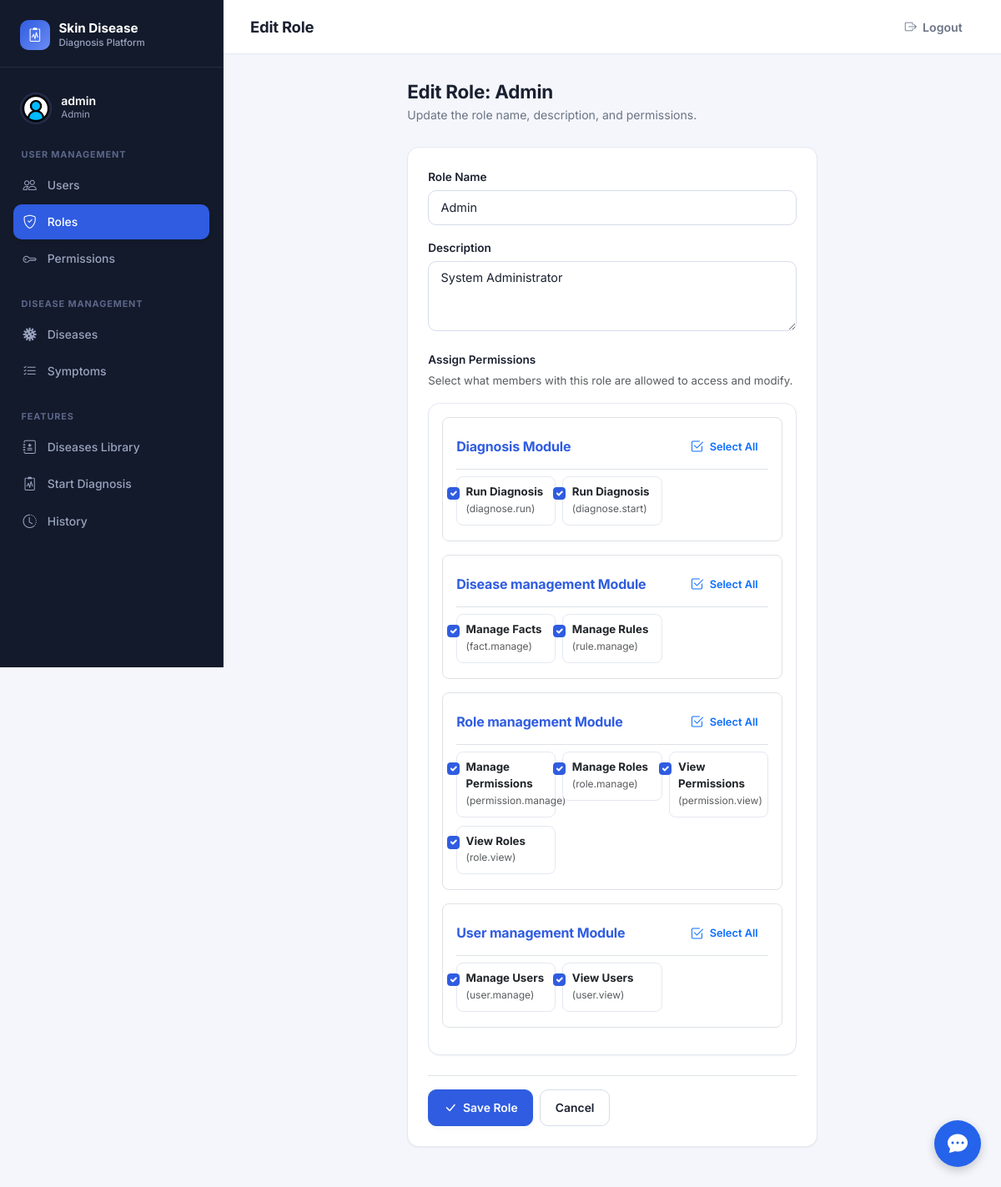
Page /roles/1/edit (signed in) on the committed database.
### app/models/user.py (models this page shows, shortened)
class User(UserMixin, db.Model):
    __tablename__ = "users"
    id = db.Column(db.Integer, primary_key=True)
    username = db.Column(db.String(80), unique=True, nullable=False)
    email = db.Column(db.String(120), unique=True, nullable=False)
    full_name = db.Column(db.String(120), nullable=False)
    phone_number = db.Column(db.String(15), unique=True, nullable=False)
    is_active = db.Column(db.Boolean, default=True, nullable=False)
    password_hash = db.Column(db.String(255), nullable=False)
    picture = db.Column(db.String(255))
    created_at = db.Column(db.DateTime, default=datetime.utcnow, nullable=False)
    updated_at = db.Column(db.DateTime, default=datetime.utcnow, onupdate=datetime.utcnow, nullable=False)
    roles = db.relationship("Role", secondary=user_roles, back_populates="users")
    diagnoses = db.relationship("Diagnose", secondary=user_diagnoses, back_populates="users")
    def has_role(self, role_name: str) -> bool:
        return any(role.name == role_name for role in self.roles)
    @property
    def is_admin(self) -> bool:
        return self.has_role("Admin")

### app/models/role.py (models this page shows, shortened)
class Role(db.Model):
    __tablename__ = "roles"
    id = db.Column(db.Integer, primary_key=True)
    name = db.Column(db.String(80), unique=True, nullable=False)
    description = db.Column(db.String(255))
    created_at = db.Column(db.DateTime, default=datetime.utcnow, nullable=False)
    updated_at = db.Column(db.DateTime, default=datetime.utcnow, onupdate=datetime.utcnow, nullable=False)
    users = db.relationship("User", secondary=user_roles, back_populates="roles")
    permissions = db.relationship("Permission", secondary=role_permissions, back_populates="roles")

### app/models/permission.py (models this page shows, shortened)
class Permission(db.Model):
    __tablename__ = "permissions"
    id = db.Column(db.Integer, primary_key=True)
    code = db.Column(db.String(64), unique=True, nullable=False, index=True)
    name = db.Column(db.String(120), nullable=False)
    description = db.Column(db.String(255))
    module = db.Column(db.String(80), nullable=False, default="General")
    created_at = db.Column(db.DateTime, default=datetime.utcnow, nullable=False)
    updated_at = db.Column(db.DateTime, default=datetime.utcnow, onupdate=datetime.utcnow, nullable=False)
    roles = db.relationship("Role", secondary=role_permissions, back_populates="permissions")

### app/routes/role_routes.py (the view, shortened to what this page needs)
@role_bp.route("/<int:role_id>/edit", methods=["GET", "POST"])
@login_required
@has_permission("role.manage")
def edit(role_id: int):
    role = Role.query.get_or_404(role_id)
    form = RoleEditForm(original_role=role, obj=role)
    all_permissions = Permission.query.order_by(Permission.module, Permission.name).all()
    grouped_permissions = defaultdict(list)
    for perm in all_permissions:
        module_name = perm.module if perm.module else "General"
        grouped_permissions[module_name].append(perm)
    return render_template(
        "roles/edit.html",
        form=form,
        role=role,
        grouped_permissions=grouped_permissions
    )

### app/forms/role_forms.py (shortened to what this page needs)
class RoleEditForm(FlaskForm):
    name = StringField(
        "Name",
        validators=[DataRequired(), Length(min=2, max=80)],
    )
    description = TextAreaField("Description")
    permission_ids = MulticheckboxField("Permissions",
        coerce=int,
    )
    submit = SubmitField("Update")
    def __init__(self, original_role: Role, *args, **kwargs):
        super().__init__(*args, **kwargs)
        self.original_role = original_role
        self.permission_ids.choices = _permission_choices()
        self.permissions_by_module = _permission_grouped_by_module()
        if not self.is_submitted():
            self.permission_ids.data = [p.id for p in original_role.permissions]

### app/forms/role_forms.py (called while the page is built)
def _permission_choices():
    return [
        (perm.id, f"{perm.code} - {perm.name}")
        for perm in db.session.scalars(
            db.select(Permission).order_by(Permission.code)
        )
    ]

def _permission_grouped_by_module():
    perms = list(
        db.session.scalars(
            db.select(Permission).order_by(
                Permission.module, Permission.code
            )
        )
    )
    grouped = defaultdict(list)
    for perm in perms:
        module = perm.module or "General"
        grouped[module].append(perm)
    return dict(grouped)

### app/templates/roles/edit.html (shortened to what this page needs)
{% extends "layouts/base.html" %}
{% block page_title %}Edit Role{% endblock %}
{% block content %}
<div class="row">
    <div class="col-lg-8 col-xl-7 mx-auto">
        <div class="page-header">
            <div>
                <h1>Edit Role: {{ role.name }}</h1>
                <p class="page-subtitle">Update the role name, description, and permissions.</p>
            </div>
        </div>
        <div class="card">
            <div class="card-body p-4">
                <form method="POST">
                    {% include "roles/_form.html" %}
                </form>
            </div>
        </div>
    </div>
</div>
{% endblock %}

### app/templates/layouts/base.html (shortened to what this page needs)
<!DOCTYPE html>
<html lang="en">
<head>
    <link href="https://cdn.jsdelivr.net/npm/bootstrap@5.3.0/dist/css/bootstrap.min.css" rel="stylesheet" />
    <link href="https://cdn.jsdelivr.net/npm/bootstrap-icons@1.11.3/font/bootstrap-icons.min.css" rel="stylesheet" />
    <link rel="stylesheet" href="{{ url_for('static', filename='css/style.css') }}" />
</head>
<body>
    <div class="d-flex app-shell">
        <aside class="sidebar d-none d-md-flex flex-column">
            <div class="sidebar-brand">
                <div class="sidebar-brand-icon"><i class="bi bi-clipboard2-pulse"></i></div>
                <div class="sidebar-brand-text">
                    Skin Disease
                    <small>Diagnosis Platform</small>
                </div>
            </div>
            {% if current_user.is_authenticated %}
                <div class="sidebar-user">
                    <div class="sidebar-user-avatar">
                        <img src="{% if current_user.picture %}{{ url_for('static', filename='uploads/' ~ current_user.picture) }}{% else %}{{ url_for('static', filename='images/8358770.png') }}{% endif %}" alt="Profile picture">
                    </div>
                    <div>
                        <div class="sidebar-user-name">{{ current_user.username }}</div>
                        {% if current_user.roles %}
                            <div class="sidebar-user-role">{{ current_user.roles[0].name }}</div>
                        {% elif current_user.role %}
                            <div class="sidebar-user-role">{{ current_user.role.name if current_user.role.name is defined else current_user.role }}</div>
                        {% endif %}
                    </div>
                </div>
                {% if current_user.roles %}
                    {% set role_list = current_user.roles | map(attribute='name') | map('lower') | list %}
                {% elif current_user.role %}
                    {% set role_list = [current_user.role.name | lower] if current_user.role.name is defined else [current_user.role | lower] %}
                {% else %}
                    {% set role_list = [] %}
                {% endif %}
                {% set is_admin_user = (current_user.is_admin is defined and current_user.is_admin) or ('admin' in role_list) %}
                {% set is_dermatologist_user = 'dermatologist' in role_list %}
                {% if is_admin_user %}
                    <div class="sidebar-section">
                        <div class="sidebar-section-title">User Management</div>
                        <nav class="sidebar-nav">
                            <a href="{{ url_for('users.index') }}" class="sidebar-link {% if request.blueprint == 'users' %}active{% endif %}">
                                <i class="bi bi-people"></i> Users
                            </a>
                            <a href="{{ url_for('roles.index') }}" class="sidebar-link {% if request.blueprint == 'roles' %}active{% endif %}">
                                <i class="bi bi-shield-check"></i> Roles
                            </a>
                            <a href="{{ url_for('permissions.index') }}" class="sidebar-link {% if request.blueprint == 'permissions' %}active{% endif %}">
                                <i class="bi bi-key"></i> Permissions
                            </a>
                        </nav>
                    </div>
                {% endif %}
                {% if is_admin_user or is_dermatologist_user %}
                    <div class="sidebar-section">
                        <div class="sidebar-section-title">Disease Management</div>
                        <nav class="sidebar-nav">
                            <a href="{{ url_for('rules.index') }}" class="sidebar-link {% if request.blueprint == 'rules' %}active{% endif %}">
                                <i class="bi bi-virus"></i> Diseases
                            </a>
                            <a href="{{ url_for('facts.index') }}" class="sidebar-link {% if request.blueprint == 'facts' %}active{% endif %}">
                                <i class="bi bi-list-check"></i> Symptoms
                            </a>
                        </nav>
                    </div>
                {% endif %}
                <div class="sidebar-section">
                    <div class="sidebar-section-title">Features</div>
                    <nav class="sidebar-nav">
                        <a href="{{ url_for('diagnoses.dashboard') }}" class="sidebar-link {% if request.endpoint == 'diagnoses.dashboard' %}active{% endif %}">
                            <i class="bi bi-journal-medical"></i> Diseases Library
                        </a>
                        <a href="{{ url_for('diagnoses.diagnose') }}" class="sidebar-link {% if request.endpoint == 'diagnoses.diagnose' %}active{% endif %}">
                            <i class="bi bi-clipboard2-pulse"></i> Start Diagnosis
                        </a>
                        <a href="{{ url_for('diagnoses.diagnose_history') }}" class="sidebar-link {% if request.endpoint == 'diagnoses.diagnose_history' %}active{% endif %}">
                            <i class="bi bi-clock-history"></i> History
                        </a>
                    </nav>
                </div>
            {% endif %}
        </aside>
    <div class="chatbot-container">
        <button class="chatbot-toggle" onclick="toggleChat()"><i class="bi bi-chat-dots-fill"></i></button>
    </div>
        <div class="flex-grow-1 main-content">
            <nav class="topbar">
                <h1 class="topbar-title d-none d-md-block">{% block page_title %}{% endblock %}</h1>
                <div class="topbar-actions">
                    {% if current_user.is_authenticated %}
                        <a href="{{ url_for('auth.logout') }}" class="topbar-link">
                            <i class="bi bi-box-arrow-right"></i> Logout
                        </a>
                    {% else %}
                        <a href="{{ url_for('auth.login') }}" class="topbar-link">
                            <i class="bi bi-box-arrow-in-right"></i> Login
                        </a>
                    {% endif %}
                </div>
            </nav>
            <main class="page-body">
                {% block content %}{% endblock %}
            </main>
        </div>
    </div>
</body>
</html>

### app/templates/roles/_form.html
<div class="mb-3">
    <label class="form-label">Role Name</label>
    {{ form.name(class="form-control", placeholder="e.g., Doctor, Dermatologist, Manager") }}
</div>
<div class="mb-4">
    <label class="form-label">Description</label>
    {{ form.description(class="form-control", rows="3", placeholder="Brief explanation of what this role does...") }}
</div>
<div class="mb-4">
    <label class="form-label d-block">Assign Permissions</label>
    <small class="text-muted d-block mb-3">Select what members with this role are allowed to access and modify.</small>
    <div class="card p-3">
        {% if grouped_permissions %}
            {% for module, perms in grouped_permissions.items() %}
            <div class="mb-3 p-3 border rounded-3">
                <div class="d-flex justify-content-between align-items-center mb-2 border-bottom pb-2">
                    <h6 class="fw-bold text-primary-soft mb-0">{{ module|capitalize }} Module</h6>
                    <button type="button" class="btn btn-sm btn-link text-decoration-none select-all-btn" data-module="{{ module }}">
                        <i class="bi bi-check2-square"></i> Select All
                    </button>
                </div>
                <div class="row g-2">
                    {% for perm in perms %}
                    <div class="col-md-6 col-lg-4">
                        <div class="form-check custom-checkbox-pill">
                            <input class="form-check-input" type="checkbox" name="permission_ids" value="{{ perm.id }}" id="perm_{{ perm.id }}"
                                   {% if role and perm in role.permissions %}checked{% endif %}>
                            <label class="form-check-label small" for="perm_{{ perm.id }}">
                                <strong>{{ perm.name }}</strong><br>
                                <span class="text-muted" style="font-size: 0.75rem;">({{ perm.code }})</span>
                            </label>
                        </div>
                    </div>
                    {% endfor %}
                </div>
            </div>
            {% endfor %}
        {% else %}
            <p class="text-muted mb-0 small">No permissions created yet. Go to <a href="{{ url_for('permissions.index') }}">Permissions Management</a> to seed them.</p>
        {% endif %}
    </div>
</div>
<div class="d-flex gap-2 pt-3 border-top">
    <button type="submit" class="btn btn-primary btn-glow">
        <i class="bi bi-check-lg"></i> Save Role
    </button>
    <a href="{{ url_for('roles.index') }}" class="btn btn-secondary">Cancel</a>
</div>

### rows in the picture
User: username "admin"
Role: name "Admin", description "System Administrator"
Permission: module "Diagnosis", name "Run Diagnosis", code "diagnose.run"
Permission: name "Run Diagnosis", code "diagnose.start"
Permission: module "Disease management", name "Manage Facts", code "fact.manage"
Permission: name "Manage Rules", code "rule.manage"
Permission: module "Role management", name "Manage Permissions", code "permission.manage"
Permission: name "Manage Roles", code "role.manage"
Permission: name "View Permissions", code "permission.view"
Permission: name "View Roles", code "role.view"
Permission: module "User management", name "Manage Users", code "user.manage"
Permission: name "View Users", code "user.view"
